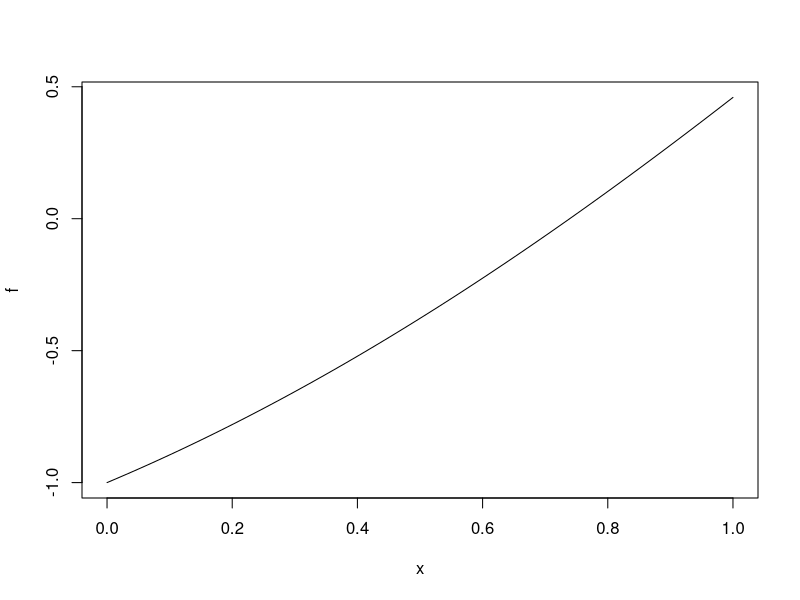

The R script that drew this image:
secante = function(f, x0, x1, tol, maxiter = 100)
{ 
  f0 = f(x0)
  f1 = f(x1)
  k=0
  while (abs(x1 - x0) > tol && k <= maxiter ) 
  {
    k = k+1
    pendiente = (f1 - f0)/(x1 - x0)
    if (pendiente == 0) 
      return( cero = NA, f.cero = NA, iter = k, ErrorEst = NA) 
    x2 = x1 - f1/pendiente
    f2 = f(x2)
    x0 = x1; f0 = f1
    x1 = x2; f1 = f2
    # Imprimir iteraciones
    cat(x1, x2, abs(x1-x0), "\n")
  }
  if (k > maxiter) 
  {
    warning("No se alcanzó el número de iteraciones")
  }
  #return(list(cero=x2, f.cero=f2, iter=k, ErrorEst =abs(x2-x1)))
}
##--- Pruebas
f =  function(x) x-cos(x)
plot(f,0, 1)
options(digits = 15)
secante(f, 0, 2, 1e-15, 10)
#0.585454927933219 0.585454927933219 1.41454507206678
#0.717134868255196 0.717134868255196 0.131679940321977
#0.739900765490124 0.739900765490124 0.0227658972349276
#0.739081136054205 0.739081136054205 0.000819629435918068
#0.739085132495594 0.739085132495594 3.99644138893152e-06
#0.739085133215161 0.739085133215161 7.19566961571161e-10
#0.739085133215161 0.739085133215161 7.7715611723761e-16
